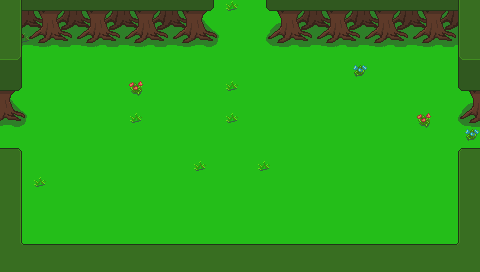

Below is a game level as drawn by its tile map, then a one-line description and the .tmx file that defines it, in full:
An orthogonal 30x17 tile map with 16x16 px tiles, 3 tile layers (Base, Ground, Upper) and 4 objects (3x Entrance, ResourceSpawn).

<map version="1.2" tiledversion="1.3.4" orientation="orthogonal" renderorder="right-down" width="30" height="17" tilewidth="16" tileheight="16" infinite="0" nextlayerid="22" nextobjectid="50">
 <properties>
  <property name="Outside" type="bool" value="false" />
  <property name="ResourcesMinMax" value="30-60" />
 </properties>
 <tileset firstgid="1" source="../Tilesets/tilesetManorGrounds.tsx" />
 <layer id="19" name="Base" width="30" height="17">
  <data encoding="csv">
246,289,289,27,27,205,27,289,27,289,283,289,27,289,283,289,27,27,205,205,205,289,289,27,205,205,289,289,205,246,
246,27,289,289,205,289,27,205,205,289,27,27,205,205,27,289,27,289,289,27,27,205,289,27,205,27,289,205,27,246,
246,283,27,27,27,205,205,205,205,289,289,205,205,27,289,27,289,27,205,289,27,205,27,27,205,27,289,27,205,246,
246,27,289,27,27,27,27,289,289,205,205,289,205,205,205,289,205,27,289,289,205,27,205,205,27,27,289,27,27,246,
246,27,27,27,27,27,27,27,289,205,205,289,289,27,205,289,205,27,27,27,205,205,36,27,27,289,27,289,27,246,
289,27,289,205,289,27,205,289,77,27,289,205,205,205,283,289,289,27,289,289,27,289,205,27,205,289,27,27,205,205,
205,27,289,205,27,27,27,289,27,27,27,27,205,289,27,289,289,205,205,289,205,205,27,27,205,289,205,289,27,27,
27,289,289,27,27,289,289,289,283,205,289,27,205,205,283,289,205,205,205,205,27,205,27,205,27,27,77,27,289,289,
205,205,205,27,27,27,27,289,289,27,205,205,205,27,205,27,27,205,27,289,289,205,27,289,27,289,27,205,289,36,
289,27,205,27,289,205,27,27,205,205,289,205,289,205,289,289,289,27,205,205,289,289,27,289,205,27,27,289,27,27,
246,27,205,205,27,289,27,205,27,205,205,205,283,205,289,27,283,205,205,27,205,205,289,289,205,27,27,27,27,246,
246,27,283,289,205,289,27,27,289,27,289,205,27,27,289,205,27,205,27,289,27,27,205,27,289,205,205,27,27,246,
246,27,27,289,205,289,289,289,289,27,205,289,289,27,27,205,27,205,289,27,27,27,205,27,289,289,27,27,27,246,
246,27,205,289,27,27,205,205,27,27,289,289,289,289,289,289,205,289,205,205,27,205,205,205,27,289,289,205,27,246,
246,27,27,289,289,27,27,205,289,205,205,205,289,289,205,205,27,205,27,289,27,205,27,289,27,205,27,289,27,246,
246,27,289,205,27,289,27,27,289,205,289,289,289,289,27,289,27,205,205,27,205,289,205,205,27,289,27,289,27,246,
246,246,246,246,246,246,246,246,246,246,246,246,246,27,289,27,27,246,246,246,246,246,246,246,246,246,246,246,246,246
</data>
 </layer>
 <layer id="20" name="Ground" width="30" height="17">
  <data encoding="csv">
41,222,223,221,222,223,221,222,223,221,222,223,224,225,0,0,219,220,221,222,223,221,222,223,221,222,223,221,222,41,
41,247,248,246,247,248,246,247,248,246,247,248,249,250,0,0,244,245,246,247,248,246,247,248,246,247,248,246,247,41,
41,272,273,271,272,273,271,272,273,271,272,273,274,275,0,0,269,270,271,272,273,271,272,273,271,272,273,271,272,41,
66,67,0,0,0,0,0,0,0,0,0,0,0,0,0,0,0,0,0,0,0,0,0,0,0,0,0,0,65,66,
44,200,0,0,0,0,0,0,0,0,0,0,0,0,0,0,0,0,0,0,0,0,0,0,0,0,0,0,194,44,
224,225,0,0,0,0,0,0,0,0,0,0,0,0,0,0,0,0,0,0,0,0,0,0,0,0,0,0,219,220,
249,250,0,0,0,0,0,0,0,0,0,0,0,0,0,0,0,0,0,0,0,0,0,0,0,0,0,0,244,245,
274,275,0,0,0,0,0,0,0,0,0,0,0,0,0,0,0,0,0,0,0,0,0,0,0,0,0,0,269,270,
0,0,0,0,0,0,0,0,0,0,0,0,0,0,0,0,0,0,0,0,0,0,0,0,0,0,0,0,0,0,
0,0,0,0,0,0,0,0,0,0,0,0,0,0,0,0,0,0,0,0,0,0,0,0,0,0,0,0,0,0,
41,42,0,0,0,0,0,0,0,0,0,0,0,0,0,0,0,0,0,0,0,0,0,0,0,0,0,0,40,41,
41,42,0,0,0,0,0,0,0,0,0,0,0,0,0,0,0,0,0,0,0,0,0,0,0,0,0,0,40,41,
41,42,0,0,0,0,0,0,0,0,0,0,0,0,0,0,0,0,0,0,0,0,0,0,0,0,0,0,40,41,
41,42,0,0,0,0,0,0,0,0,0,0,0,0,0,0,0,0,0,0,0,0,0,0,0,0,0,0,40,41,
41,42,0,0,0,0,0,0,0,0,0,0,0,0,0,0,0,0,0,0,0,0,0,0,0,0,0,0,40,41,
41,93,0,0,0,0,0,0,0,0,0,0,0,0,0,0,0,0,0,0,0,0,0,0,0,0,0,0,95,41,
41,41,41,41,41,41,41,41,41,41,41,41,41,41,41,41,41,41,41,41,41,41,41,41,41,41,41,41,41,41
</data>
 </layer>
 <layer id="21" name="Upper" width="30" height="17">
  <data encoding="csv">
0,42,0,0,0,0,0,0,0,0,0,0,0,0,0,0,0,0,0,0,0,0,0,0,0,0,0,0,40,0,
0,42,0,0,0,0,0,0,0,0,0,0,0,0,0,0,0,0,0,0,0,0,0,0,0,0,0,0,40,0,
0,42,0,0,0,0,0,0,0,0,0,0,0,0,0,0,0,0,0,0,0,0,0,0,0,0,0,0,40,0,
0,0,0,0,0,0,0,0,0,0,0,0,0,0,0,0,0,0,0,0,0,0,0,0,0,0,0,0,0,0,
0,0,0,0,0,0,0,0,0,0,0,0,0,0,0,0,0,0,0,0,0,0,0,0,0,0,0,0,0,0,
0,0,0,0,0,0,0,0,0,0,0,0,0,0,0,0,0,0,0,0,0,0,0,0,0,0,0,0,0,0,
0,0,0,0,0,0,0,0,0,0,0,0,0,0,0,0,0,0,0,0,0,0,0,0,0,0,0,0,0,0,
0,0,0,0,0,0,0,0,0,0,0,0,0,0,0,0,0,0,0,0,0,0,0,0,0,0,0,0,0,0,
0,0,0,0,0,0,0,0,0,0,0,0,0,0,0,0,0,0,0,0,0,0,0,0,0,0,0,0,0,0,
16,17,0,0,0,0,0,0,0,0,0,0,0,0,0,0,0,0,0,0,0,0,0,0,0,0,0,0,15,16,
0,0,0,0,0,0,0,0,0,0,0,0,0,0,0,0,0,0,0,0,0,0,0,0,0,0,0,0,0,0,
0,0,0,0,0,0,0,0,0,0,0,0,0,0,0,0,0,0,0,0,0,0,0,0,0,0,0,0,0,0,
0,0,0,0,0,0,0,0,0,0,0,0,0,0,0,0,0,0,0,0,0,0,0,0,0,0,0,0,0,0,
0,0,0,0,0,0,0,0,0,0,0,0,0,0,0,0,0,0,0,0,0,0,0,0,0,0,0,0,0,0,
0,0,0,0,0,0,0,0,0,0,0,0,0,0,0,0,0,0,0,0,0,0,0,0,0,0,0,0,0,0,
0,0,16,16,16,16,16,16,16,16,16,16,16,16,16,16,16,16,16,16,16,16,16,16,16,16,16,16,0,0,
0,0,0,0,0,0,0,0,0,0,0,0,0,0,0,0,0,0,0,0,0,0,0,0,0,0,0,0,0,0
</data>
 </layer>
 <objectgroup id="4" name="Travel">
  <object id="47" name="Entrance" x="220.784" y="1.01175" width="36.9786" height="5.83441">
   <properties>
    <property name="EntranceDir" value="Down" />
    <property name="Map" value="mapForest_10" />
   </properties>
  </object>
  <object id="48" name="Entrance" x="0.762567" y="127.524" width="7.11856" height="30.9797">
   <properties>
    <property name="EntranceDir" value="Right" />
    <property name="Map" value="mapForest_13" />
   </properties>
  </object>
  <object id="49" name="Entrance" x="470.534" y="127.383" width="8.16663" height="32.8333">
   <properties>
    <property name="EntranceDir" value="Left" />
    <property name="Map" value="mapForest_15" />
   </properties>
  </object>
 </objectgroup>
 <objectgroup id="5" name="MapObject">
  <object id="40" name="ResourceSpawn" x="96.2798" y="54.0405" width="124.333" height="96.333">
   <properties>
    <property name="Resources" value="20" />
   </properties>
  </object>
 </objectgroup>
 <objectgroup id="6" name="Character" />
</map>
